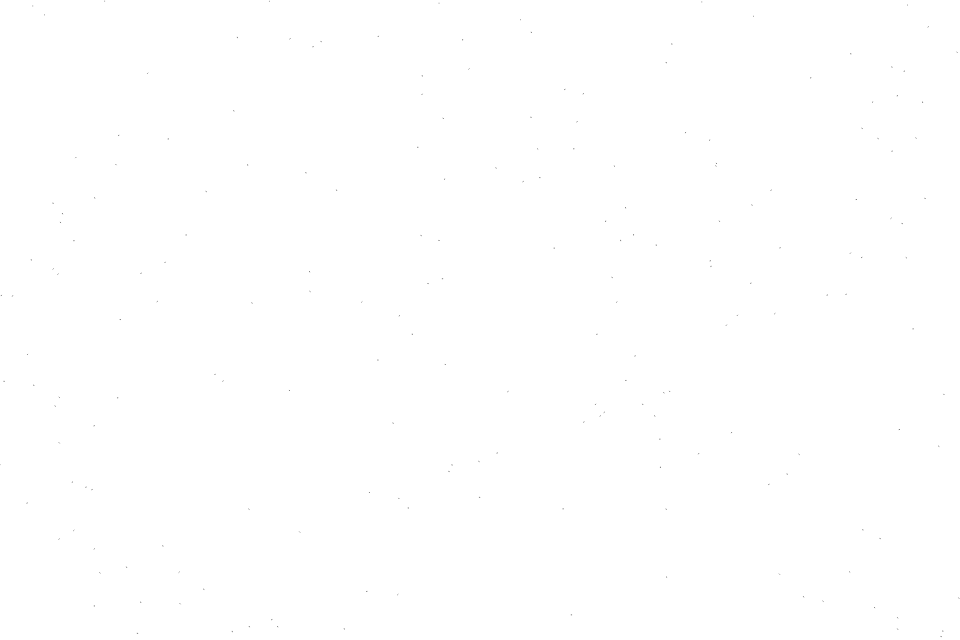
Frame 1 (no input)
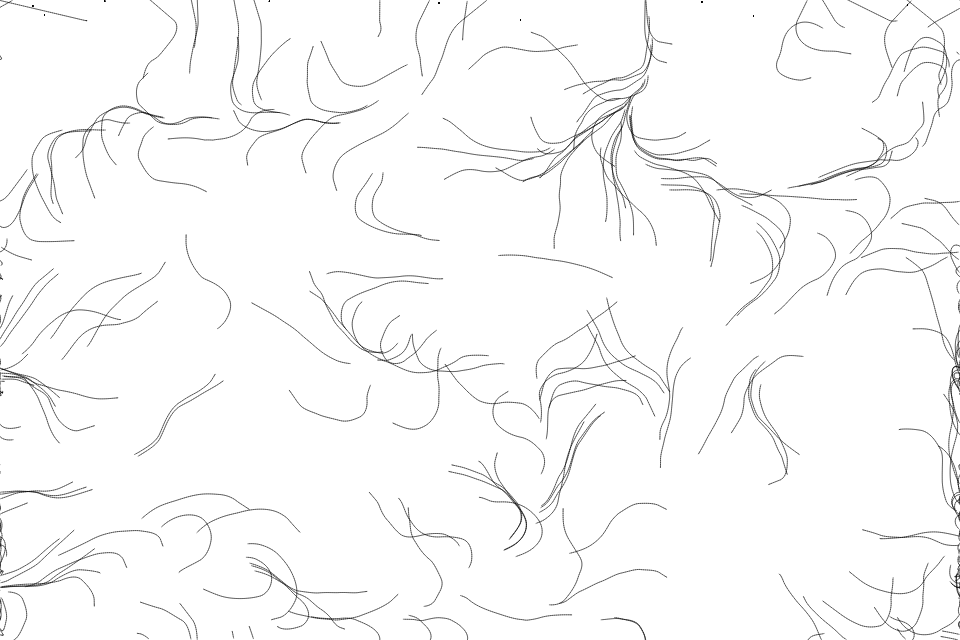
Frame 60 (no input)
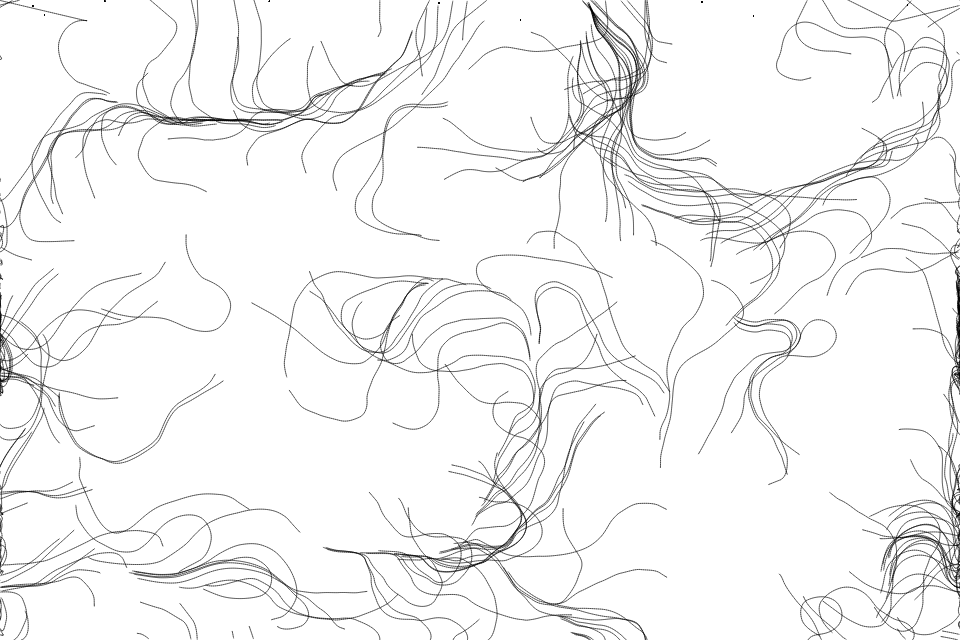
Frame 120 (the mouse pressed at the canvas centre since frame 60)

The p5.js sketch that drew these frames (run headless with seeded random() and noise() and a simulated clock; from frame 60 on, the mouse is pressed at the canvas centre):

// p5.js sketch
// ── sketch.js


let inc = 0.05;
var start = 0;
let scl = 20;
var cols, rows;
let zoff = 0;
var fr;

let particles = [];

let flowfield;

// sketch 草稿
function setup() {
    // put setup code here
    createCanvas(960, 640);
    // Math.floor
    cols = floor(width / scl);
    rows = floor(height / scl);
    fr = createP("");

    flowfield = new Array(cols * rows);

    for (let i = 0; i < 200; i++) {
        particles[i] = new Particle();
    }
    background(255);
}

function draw() {
    TwoDimension();
    // noLoop();
}

function TwoDimension () {
    // loadPixels();
    let yoff = 0;
    for (let x = 0; x < cols; x ++) {
        // 这边是为了获取下一行开始，2D noise 类似于图示，是有坐标数值的若不 xoff = 0, 那么行与行之间就缺失了关联
        let xoff = 0;
        for (let y = 0; y < rows; y++) {
            let index = (x + y * cols);
            let angle = noise(xoff, yoff, zoff) * TWO_PI * 4;
            var v = p5.Vector.fromAngle(angle);
            v.setMag(0.5);
            flowfield[index] = v;
            xoff += inc;
            stroke(0, 50)
           /*
            strokeWeight(1);
            push();
            // origin point in the left top, move the draw start point position
            translate(x * scl, y * scl);
            rotate(v.heading());
            // draw a line (x, y, width, height)
            line(0 , 0, scl, 0);
           pop(); */
        }
        yoff += inc;

        zoff += 0.0001;
    }
    // window 需要手动调用 updatePixels 才能显示更新效果
    // updatePixels();

    for (let i = 0; i < particles.length; i++) {
        particles[i].follow(flowfield);
        particles[i].update();
        particles[i].edges();
        particles[i].show();
    }

    fr.html(floor(frameRate()));
}

function OneDimension () {
    /*
        let xoff = 0;
        let yoff = 10000;
    */
    // 笔画颜色
    stroke(255);
    noFill();
    // OneDimension();
    // 如果没有 shape 声明绘制记录，那么就不能进行通常绘制，比如线面等多边形图像
    beginShape();
    // flow
    let xoff = start;
    for (let x = 0; x < width; x++) {
        stroke(255);
        // draw line
        let n = map(noise(xoff), 0, 1, 0, height);
        let s = map(sin(xoff), -1, 1, -50, 50);
        let y = n + s;
        vertex(x, y);
        xoff += inc;
    }
    endShape();
    start += inc;
}

function example() {
    // convert into 转换 -> 转换 xoff 数据以 range （0，1） 为比例的 (0, width) 的值
    // p5 中的 noise 是一维 noise
    let x = map(noise(xoff), 0, 1, 0, width);
    let y = map(noise(yoff), 0, 1, 0, height);
    xoff += 0.02;
    yoff += 0.02;
    ellipse (x, y, 30, 30);
}


// ── particle.js
function Particle () {
    this.pos = createVector(random(width), random(height));
    this.vel = createVector(0, 0);
    this.acc = createVector(0, 0);

    this.maxSpeed = 2;
    this.prevPos = this.pos.copy();
}

let prop = Particle.prototype;

prop.follow = function (vectors) {
    var x = floor(this.pos.x / scl);
    var y = floor(this.pos.y / scl);
    var index = x +  (y - 1) * cols;
    // addForce means add angular
    var force = vectors[index];
    this.applyForce(force);
}

prop.update = function () {
    this.vel.add(this.acc);
    // 特殊函数
    this.vel.limit(this.maxSpeed);
    this.pos.add(this.vel);
    this.acc.mult(0);
}

prop.applyForce = function (force) {
    this.acc.add(force);
}

prop.updatePrev = function () {
    this.prevPos.x = this.pos.x;
    this.prevPos.y = this.pos.y;
}

prop.show = function () {
    stroke(0);
    strokeWeight(0.5);
    // point(this.pos.x, this.pos.y);
    line(this.pos.x, this.pos.y, this.prevPos.x, this.prevPos.y);
    this.updatePrev();
}

prop.edges = function () {
    if (this.pos.x >= width) {
        this.pos.x = 0;
        this.updatePrev();
    }
    if (this.pos.x < 0) {
        this.pos.x = width;
        this.updatePrev();
    }
    if (this.pos.y >= height) {
        this.pos.y = 0;
        this.updatePrev();
    }
    if (this.pos.y < 0) {
        this.pos.y = height;
        this.updatePrev();
    }
}
